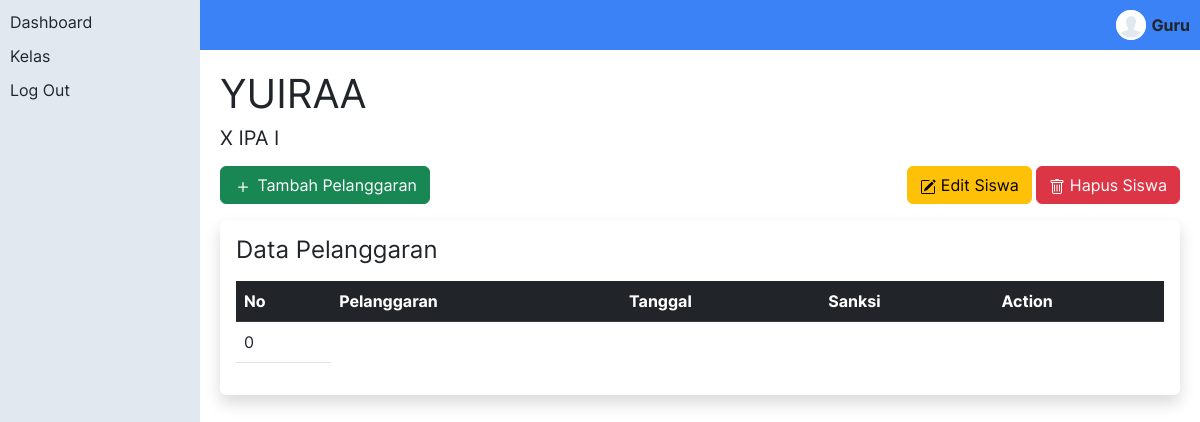
Screenshot of /siswa.php?id=27 (signed in) with the database file from the repository.
### tables this page shows
CREATE TABLE `user` (
  `id` int(11) NOT NULL,
  `nama` varchar(100) NOT NULL,
  `username` varchar(100) NOT NULL,
  `password` varchar(100) NOT NULL,
  `isAdmin` tinyint(1) NOT NULL DEFAULT 0
);

CREATE TABLE `siswa` (
  `id` int(11) NOT NULL,
  `nama` varchar(100) NOT NULL,
  `kelasId` int(11) NOT NULL,
  `poin` int(100) NOT NULL
);

CREATE TABLE `kelas` (
  `id` int(11) NOT NULL,
  `kelas` varchar(100) NOT NULL
);

### siswa.php (the view, shortened to what this page needs)
<?php
  require './partial/header.php';
  $conn = OpenCon();
  $id = $_REQUEST['id'];
  $sql = "SELECT * FROM siswa JOIN kelas ON kelas.id = siswa.kelasId WHERE siswa.id='$id'";
  $result = $conn->query($sql);
  $data = $result->fetch_assoc();
?>
  <div class="mb-3">
    <h1><?= strtoupper($data['nama'])?></h1>
    <h5><?= strtoupper($data['kelas'])?></h5>
  </div>
  <div class="d-flex justify-content-between mb-3">
    <div>
      <button type="button" class="btn btn-success" data-bs-toggle="modal" data-bs-target="#tambahSiswa">
        <img src="src/images/plus.svg" alt="">
        Tambah Pelanggaran
      </button>
    </div>
    <div>
      <button type="button" class="btn btn-warning" data-bs-toggle="modal" data-bs-target="#editSiswa">
        <img src="src/images/edit.svg" alt="">
        Edit Siswa
      </button>
      <button type="button" class="btn btn-danger" data-bs-toggle="modal" data-bs-target="#hapusSiswa">
        <img src="src/images/trash.svg" alt="">
        Hapus Siswa
      </button>
    </div>
  </div>
  <div class="bg-white shadow p-3 rounded">
    <h4>Data Pelanggaran</h4>
    <table class="table table-hover mt-3">
        <tr class="table-dark">
          <th>No</th>
          <th>Pelanggaran</th>
          <th>Tanggal</th>
          <th>Sanksi</th>
          <th>Action</th>
        </tr>
        <tr>
          <td>0</td>
        </tr>
    </table>
  </div>
</div>
<?php require './partial/footer.php'?>

### partial/header.php (shortened to what this page needs)
<?php
  $conn = OpenCon();
  if(isset($_SESSION['user-id'])){
    $id = $_SESSION['user-id'];
    $query = "SELECT * FROM user WHERE id='$id'";
    $result = $conn->query($query);
    $user = mysqli_fetch_assoc($result);
  }
?>
<!DOCTYPE html>
<html lang="en">
<head>
  <link rel="stylesheet" href="./bootstrap/css/bootstrap.css">
  <link rel="stylesheet" href="./src/style.css">
</head>
<body>
  <div class="full-width">
    <div class="sidebar">
      <div class="sidebar-wraper">
        <a href="dashboard.php">Dashboard</a>
        <a href="kelas.php">Kelas</a>
        <?php if(isset($_SESSION['user-id'])):?>
          <a href="controllers/logout.php">Log Out</a>
        <?php endif?>
      </div>
    </div>
    <div class="full-width wraper">
      <div class="header">
        <?php if(isset($_SESSION['user-id'])):?>
        <a href='user.php' class='avatar-container'>
          <div class='avatar'>
            <img src="src/images/iconmonstr-user-19-240.png" alt="user"/>
          </div>
          <span><?= $user['nama']?></span>
        </a>
      <?php else:?>
        <a class='btn btn-light' href="login.php">Login</a>
      <?php endif ?>
      </div>
      <div class='main bg-body'>

### src/style.css (style rules this page uses)
:root { --primary:#3b82f6; --secondary:#e2e8f0; --border: rgb(153, 153, 153) }
* { margin: 0; padding: 0; box-sizing: border-box; font-family: 'Inter'; }
html, body { width: 100%; height: 100%; }
a { text-decoration: none; color: inherit; }
.sidebar { position: absolute; width: 200px; left: -1000px; height: 100%; z-index: 2; background-color: var(--secondary); transition: all ease-in-out 300ms; padding: 10px; }
.sidebar-wraper { position: relative; display: flex; flex-direction: column; gap: 10px; }
.full-width { width: 100%; height: 100%; position: relative; overflow: auto; }
.wraper { position: absolute; left: 0px; width: 100%; }
.header { background-color: var(--primary); height: 50px; padding: 10px; display: flex; justify-content: space-between; align-items: center; }
.main { width: 100%; height: calc(100% - 50px); padding: 20px; }
.avatar-container { display: flex; gap: 5px; justify-content: center; align-items: center; font-weight: bold; }
.avatar { border-radius: 900px; width: 30px; height: 30px; background-color: var(--secondary); }
.avatar > img { width: 100%; }
@media only screen and (min-width: 600px) { .wraper { left: 200px; width: calc(100% - 200px); } }
@media only screen and (min-width: 600px) { .sidebar { left: 0px; } }

### rows the page displays
user: nama "Guru"
siswa: nama "YUIRAA", kelasId.kelas "X IPA I"
